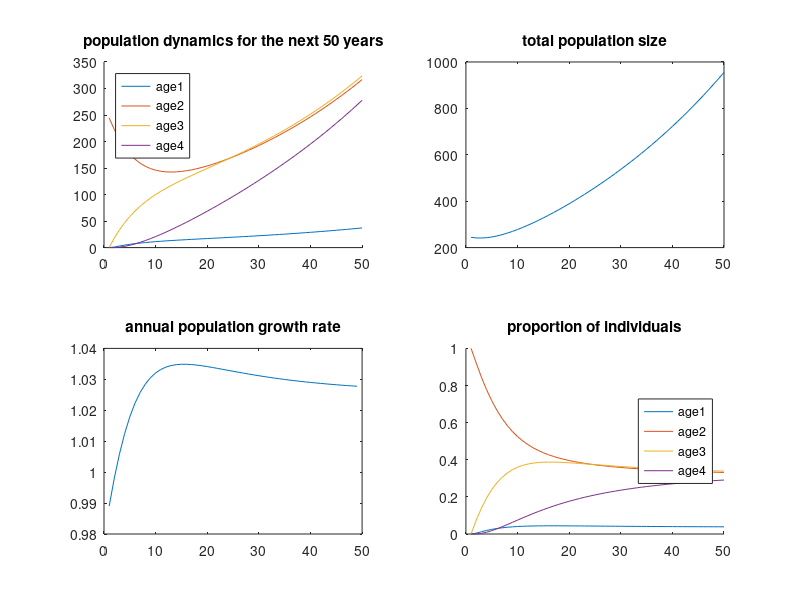

MATLAB code to generate this figure: (Note: this script raises an error after producing the figure.)
A = [0 .0043 .1132 0;
     .9775 .9111 0 0;
     0 .0736 .9534 0;
     0 0 .0452 .9804];
[eigvec,eigval] = eig(A);
[d,ind] = sort(diag(eigval));
eigvec = eigvec(:,ind);
stable_distribution = eigvec(:,end);
lambda = d(end);

x = zeros(4,51);
x(:,1) = [10;60;110;70];
sample = 250*eye(4);
x(:,1) = sample(:,1);
for i=2:51
    x(:,i) = A*x(:,i-1);
end
x = x(:,2:end);
figure;
subplot(2,2,1);
hold on;
plot(x(1,:));
plot(x(2,:));
plot(x(3,:));
plot(x(4,:));
legend({'age1','age2','age3','age4'},'Location','northwest');
title('population dynamics for the next 50 years');

N = sum(x,1);
growth = N./[1,N(1:end-1)];
growth = growth(2:end);
proportion = x./repmat(N,4,1);
subplot(2,2,2);
plot(N);
title('total population size');
subplot(2,2,3);
plot(growth);
title('annual population growth rate');
subplot(2,2,4);
hold on;
plot(proportion(1,:));
plot(proportion(2,:));
plot(proportion(3,:));
plot(proportion(4,:));
title('proportion of individuals');
legend({'age1','age2','age3','age4'},'Location','east');

%test
[eigvec_left,eigval_left] = eig(A');
[d_left,ind_left] = sort(diag(eigval_left));
eigvec_left = eigvec_left(:,ind_left);
v = eigvec_left(:,end);
w = stable_distribution;

sensitivity = (v*w')./(v'*w);
figure;
heatmap(sensitivity);
title('sensitivity matrix');



h=[0 -3 -3 -3]';
A_prime = [A,h];
row = [0 0 0 0 1];
A_prime = [A_prime; row];
x_prime = zeros(5,51);
x_prime(:,1) = round([w.*250;1]);
for i = 2:51
    x_prime(:,i) = A_prime * x_prime(:,i-1);
end
figure;
N_prime = sum(x_prime,1);
plot(N_prime);

